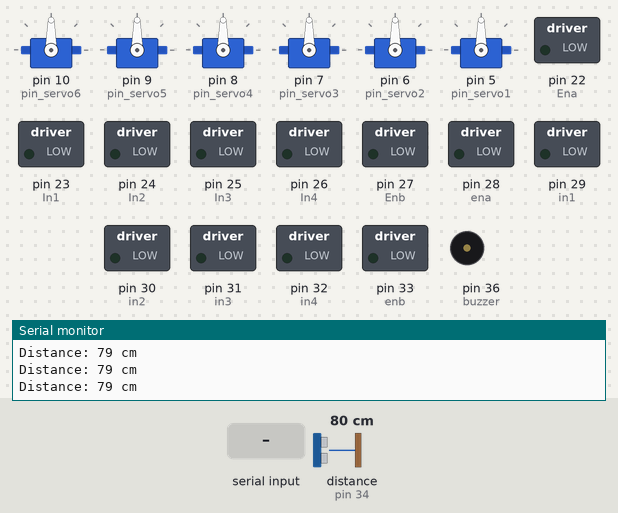
This sketch was run on a simulated Arduino Mega 2560, built with avr-gcc and run on an emulated ATmega2560. Parts: 6 × servo, switched loads named in the sketch (green lamp = pin HIGH), buzzer (waves = sounding, pin HIGH), the last lines printed to the serial monitor. Wiring (inferred from the names in the program): ultrasonic range finder: trigger pin 2; echo pin 34. The inputs (shaded band) are chosen by the test bench; at power-on: distance to the obstacle (sensor on pin 34) 80 cm. The echo pulse lasts 58.3 µs per cm; pins used as bus, display or sensor lines are not drawn.

Above: at 1.2 s.
1.3 s: "1" received over Serial
At 1.47 s:
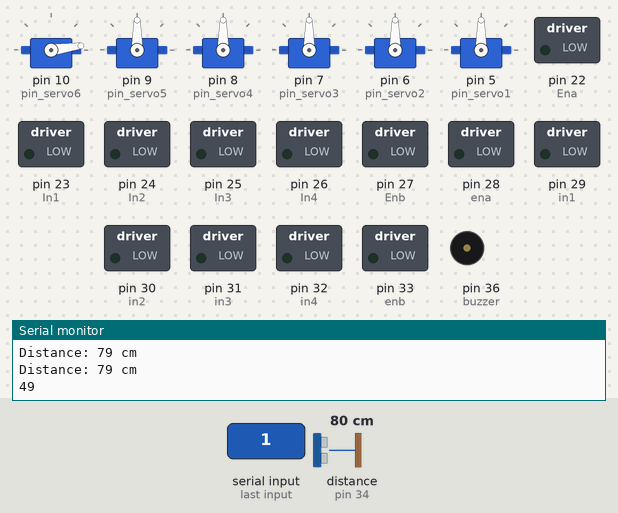
4.3 s: byte 87 ('W') received over Serial
7.3 s: distance to the obstacle (sensor on pin 34) set to 13 cm
10.3 s: distance to the obstacle (sensor on pin 34) set to 10 cm
At 11.5 s:
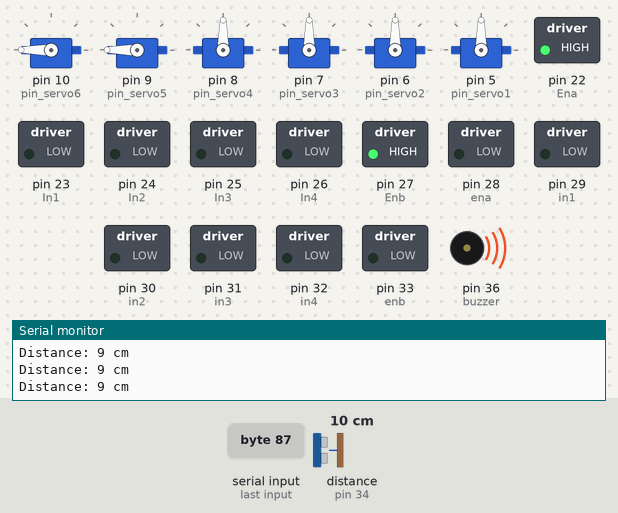
11.8 s: byte 82 ('R') received over Serial
At 12.28 s:
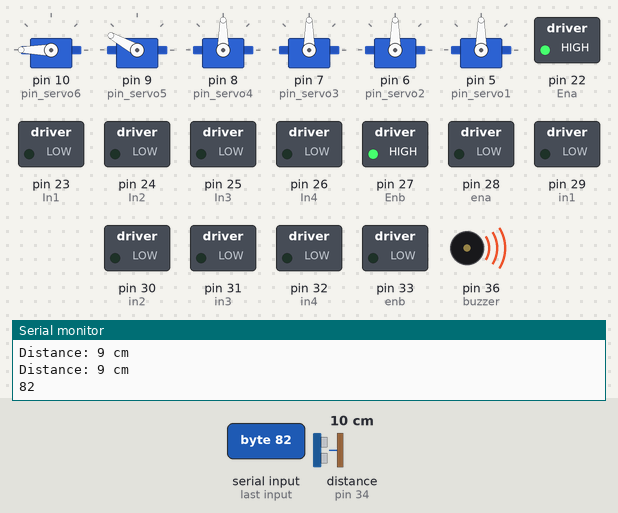
14.8 s: "5" received over Serial
At 17.4 s:
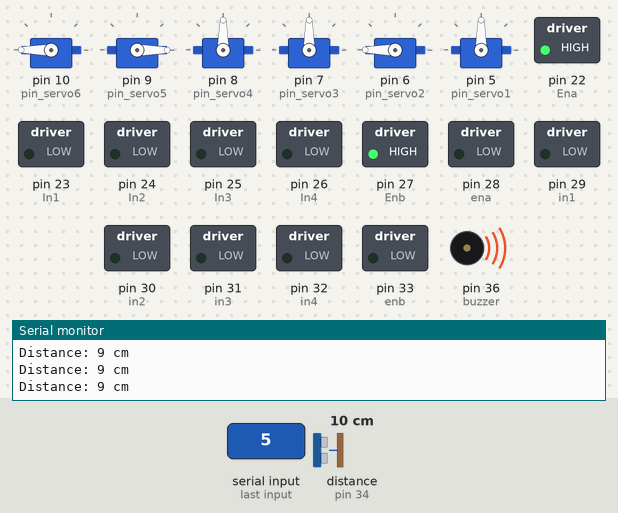
Timing chart, 0 to 18.8 s (numbered marks = the images above; inputs shaded):
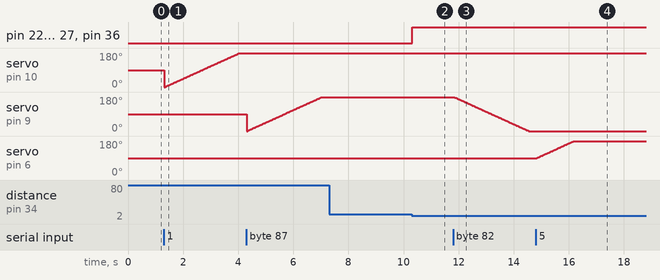

Measured:
- the behaviour switches between 12 and 11 cm on distance to the obstacle (sensor on pin 34) (found by bisection; images 1 and 2)
- after the input at 10.3 s, pin 22 (Ena), pin 27 (Enb), pin 36 (buzzer): LOW → HIGH at once
- after the input at 11.8 s, servo on pin 9 (pin_servo5): moves from 180° to 0° over 2.7 s, starting at once
- after the input at 14.8 s, servo on pin 6 (pin_servo2): moves from 90° to 180° over 1.4 s, starting at once

The sketch:

Arduino2.ino
```cpp
#include <Servo.h>
#define echoPin 34
#define trigPin 2

//Ultrasonik Sensor+Speker
int buzzer = 36;
long duration;
int distance;

//Motor Kanan
int In1 = 23;
int In2 = 24;
int In3 = 25;
int In4 = 26;
int Ena = 22;
int Enb = 27;

//Motor Kiri
int in1 = 29;
int in2 = 30;
int in3 = 31;
int in4 = 32;
int ena = 28;
int enb = 33;

//Speed
int Speed = 1000;

//Mechanical Arm + GigiBiru
//Lengan paling atas (Posisi Servo)
int pin_servo6 = 10;
Servo servo6;

//dibawah Lengan atas
int pin_servo5 = 9;
Servo servo5;

//Lengan putar atas/tengah
int pin_servo4 = 8;
Servo servo4;

//dibawah Lengan putar atas/tengah
int pin_servo3 = 7;
Servo servo3;

//Lengan Tengah
int pin_servo2 = 6;
Servo servo2;

//Lengan putar bawah
int pin_servo1 = 5;
Servo servo1;

int sudut = 0;
int data;

void setup(){
  Serial.begin(9600);
  //Utrasonik Sensor+Speker
  pinMode(buzzer, OUTPUT);
  pinMode(trigPin, OUTPUT);
  pinMode(echoPin, INPUT);

  //Arm
  servo6.attach(pin_servo6);
  servo5.attach(pin_servo5);
  servo4.attach(pin_servo4);
  servo3.attach(pin_servo3);
  servo2.attach(pin_servo2);
  servo1.attach(pin_servo1);

  //Motor Kanan
  pinMode(In1, OUTPUT);
  pinMode(In2, OUTPUT);
  pinMode(In3, OUTPUT);
  pinMode(In4, OUTPUT);
  pinMode(Ena, OUTPUT);
  pinMode(Enb, OUTPUT);

  //Motor Kiri
  pinMode(in1, OUTPUT);
  pinMode(in2, OUTPUT);
  pinMode(in3, OUTPUT);
  pinMode(in4, OUTPUT);
  pinMode(ena, OUTPUT);
  pinMode(enb, OUTPUT);
}

void loop(){
  digitalWrite(trigPin, LOW);
  delayMicroseconds(2);
  digitalWrite(trigPin, HIGH);
  delayMicroseconds(10);
  digitalWrite(trigPin, LOW);

  duration = pulseIn(echoPin, HIGH);
  distance = duration * 0.034 / 2;

  Serial.print("Distance: ");
  Serial.print(distance);
  Serial.println(" cm");
  while(Serial.available()>0){
    data = Serial.read();
    Serial.println(data);

    //Action Arm
    if(data == '1'){
      for(sudut=0; sudut <= 180; sudut +=1){
        servo6.write(sudut);
        delay(15);
      }
    }
    else if(data == '2'){
      for(sudut=180; sudut >= 0; sudut -=1){
        servo6.write(sudut);
        delay(15);
      }
    }
    else if(data == '3'){
      for(sudut=0; sudut <= 180; sudut += 1){
        servo1.write(sudut);
        delay(15);
      }
    }
    else if(data == '4'){
      for(sudut=180; sudut >= 0; sudut -= 1){
        servo1.write(sudut);
        delay(15);
      }
    }
    else if(data == '5'){
      for(sudut=90; sudut <= 180; sudut += 1){
        servo2.write(sudut);
        delay(15);
      }
    }
    else if(data == '6'){
      for(sudut=180; sudut >= 90; sudut -= 1){
        servo2.write(sudut);
        delay(15);
      }
    }
    else if(data == '7'){
      for(sudut=0; sudut <= 180; sudut += 1){
        servo3.write(sudut);
        delay(15);
      }
    }
    else if(data == '8'){
      for(sudut=150; sudut >= 0; sudut -= 1){
        servo3.write(sudut);
        delay(15);
      }
    }
    else if(data == '9'){
      for(sudut=0; sudut <= 180; sudut += 1){
        servo4.write(sudut);
        delay(15);
      }
    }
    else if(data == 'Q'){
      for(sudut=180; sudut >= 0; sudut -= 1){
        servo4.write(sudut);
        delay(15);
      }
    }
    else if(data == 'W'){
      for(sudut=0; sudut <= 180; sudut += 1){
        servo5.write(sudut);
        delay(15);
      }
    }
    else if(data == 'R'){
      for(sudut=180; sudut >= 0; sudut -= 1){
        servo5.write(sudut);
        delay(15);
      }
    }

    //Untuk Motor
    else if(data == 'w'){   //Maju
      digitalWrite(In1, LOW);
      digitalWrite(In2, LOW);
      digitalWrite(In3, LOW);
      digitalWrite(In4, LOW);
      digitalWrite(Ena, HIGH);
      digitalWrite(Enb, HIGH);
    }
    else if(data == 's') {    //Mundur
      digitalWrite(In1, LOW);
      digitalWrite(In2, LOW);
      digitalWrite(In3, LOW);
      digitalWrite(In4, LOW);
      digitalWrite(Ena, HIGH);
      digitalWrite(Enb, HIGH);
    }
    else if(data == 'd'){   //Kanan
      digitalWrite(In1, LOW);
      digitalWrite(In2, LOW);
      digitalWrite(In3, LOW);
      digitalWrite(In4, LOW);
      digitalWrite(Ena, HIGH);
      digitalWrite(Enb, HIGH);
    }
    else if(data == 'a') {    //Kiri
      digitalWrite(In1, LOW);
      digitalWrite(In2, LOW);
      digitalWrite(In3, LOW);
      digitalWrite(In4, LOW);
      digitalWrite(Ena, HIGH);
      digitalWrite(Enb, HIGH);
    }
    else if(data == 'x') {    //Berhenti
      digitalWrite(In1, LOW);
      digitalWrite(In2, LOW);
      digitalWrite(In3, LOW);
      digitalWrite(In4, LOW);
      digitalWrite(Ena, HIGH);
      digitalWrite(Enb, HIGH);
    }
  }
  if(distance <= 10){    //Paksa Mundur
    digitalWrite(buzzer, HIGH);
    digitalWrite(In1, LOW);
    digitalWrite(In2, LOW);
    digitalWrite(In3, LOW);
    digitalWrite(In4, LOW);
    digitalWrite(Ena, HIGH);
    digitalWrite(Enb, HIGH);
  }
  else{
    digitalWrite(buzzer, LOW);
  }
}
```
